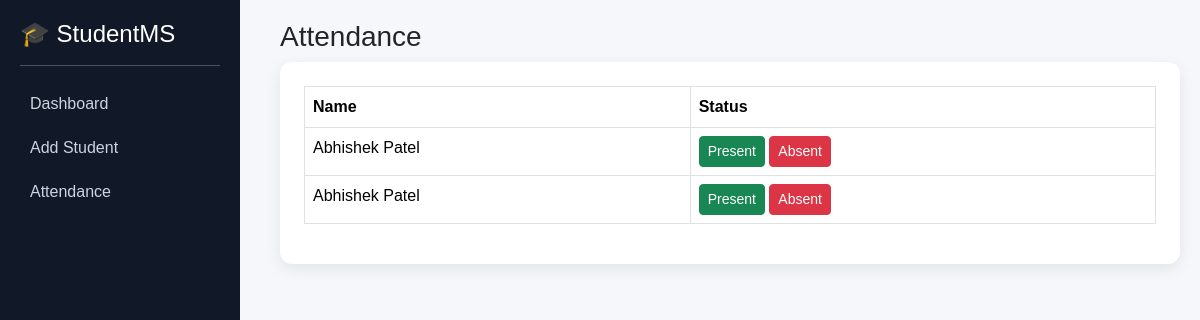
/attendance/ (signed in), run on an earlier commit of the app's database.
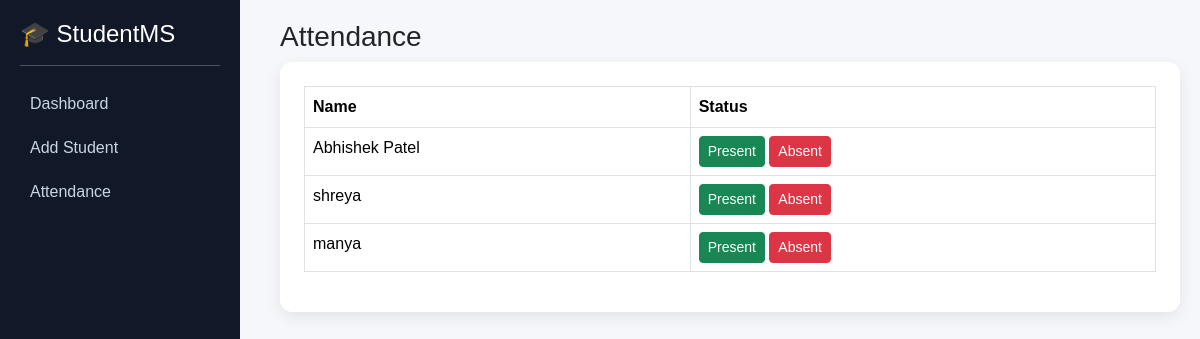
And on a later commit of the database.
### students/models.py (models this page shows, shortened)
class Student(models.Model):
    name = models.CharField(max_length=100)
    email = models.EmailField()
    phone = models.IntegerField()
    course = models.CharField(max_length=100)
    age = models.IntegerField()
    photo = models.ImageField(
    upload_to='students/',
    blank=True,
    null=True
)

### students/views.py (the view)
# urls.py: path('attendance/', views.attendance_page),
@login_required
def attendance_page(request):
    students = Student.objects.all()
    return render(request, 'students/attendance.html', {
        'students': students
    })

### students/templates/students/attendance.html
{% extends 'students/base.html' %}
{% block content %}
<h3>Attendance</h3>
<div class="card card-box p-4">
<table class="table table-bordered">
<tr>
    <th>Name</th>
    <th>Status</th>
</tr>
{% for student in students %}
<tr>
    <td>{{ student.name }}</td>
    <td>
        <a href="/mark-attendance/{{ student.id }}/Present"
           class="btn btn-success btn-sm">
           Present
        </a>
        <a href="/mark-attendance/{{ student.id }}/Absent"
           class="btn btn-danger btn-sm">
           Absent
        </a>
    </td>
</tr>
{% endfor %}
</table>
</div>
{% endblock %}

What changed in the data, as far as the page shows it:
removed Student: name "Abhishek Patel"
added Student: name "shreya"
added Student: name "manya"
